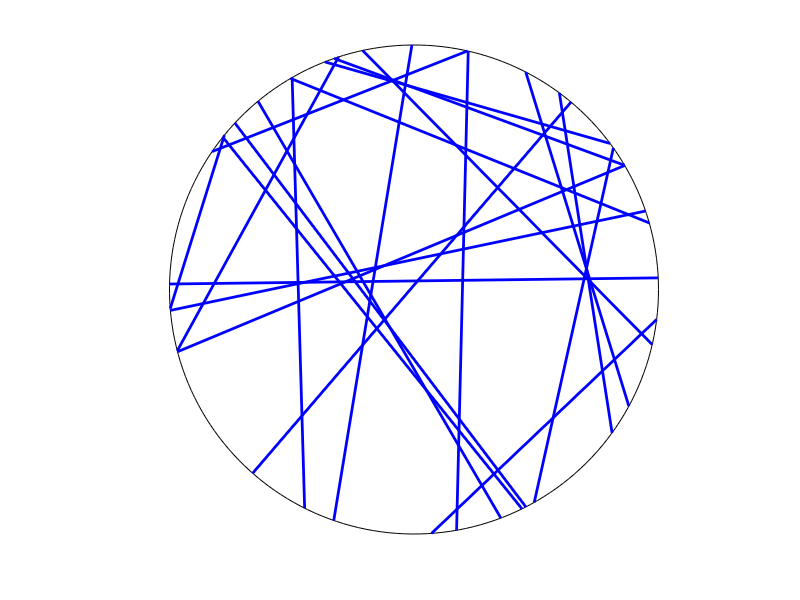

MATLAB code to generate this figure:
% Simulate a uniform Poisson line process on a disk.
% Author: H. Paul Keeler, 2019.
% Website: hpaulkeeler.com
% Repository: github.com/hpaulkeeler/posts
% For more details, see the post:
% hpaulkeeler.com/simulating-a-poisson-line-process/

close all; clearvars; clc;

%%%START Parameters START%%%
%Poisson line process parameters
lambda=4; %intensity (ie mean density) of the Poisson line process

%Simulation disk dimensions
xx0=0; yy0=0; %center of disk
r=1; %disk radius
massLine=2*pi*r*lambda; %total measure/mass of the line process
%%%END Parameters END%%%

%%%START Simulate a Poisson line process on a disk START%%%
%Simulate Poisson point process
numbLines=poissrnd(massLine);%Poisson number of lines
theta=2*pi*rand(numbLines,1); %choose angular component uniformly
p=r*rand(numbLines,1); %choose radial component uniformly
q=sqrt(r.^2-p.^2); %distance to circle edge (alonge line)

%calculate trig values
sin_theta=sin(theta);
cos_theta=cos(theta);

%calculate segment endpoints of Poisson line process
xx1=xx0+p.*cos_theta+q.*sin_theta;
yy1=yy0+p.*sin_theta-q.*cos_theta;
xx2=xx0+p.*cos_theta-q.*sin_theta;
yy2=yy0+p.*sin_theta+q.*cos_theta;
%%%END Simulate a Poisson line process on a disk END%%%


%%% START Plotting %%%START
%draw circle
t=linspace(0,2*pi,200);
xp=xx0+r*cos(t); yp=yy0+r*sin(t);
plot(xp,yp,'k');
axis square; hold on;
axis tight;
xticks([]);yticks([]);
set(gca,'Visible','off');

%plot segments of Poisson line process
plot([xx1';xx2'],[yy1';yy2'],'b','LineWidth',2);
%%%END Plotting END%%%
